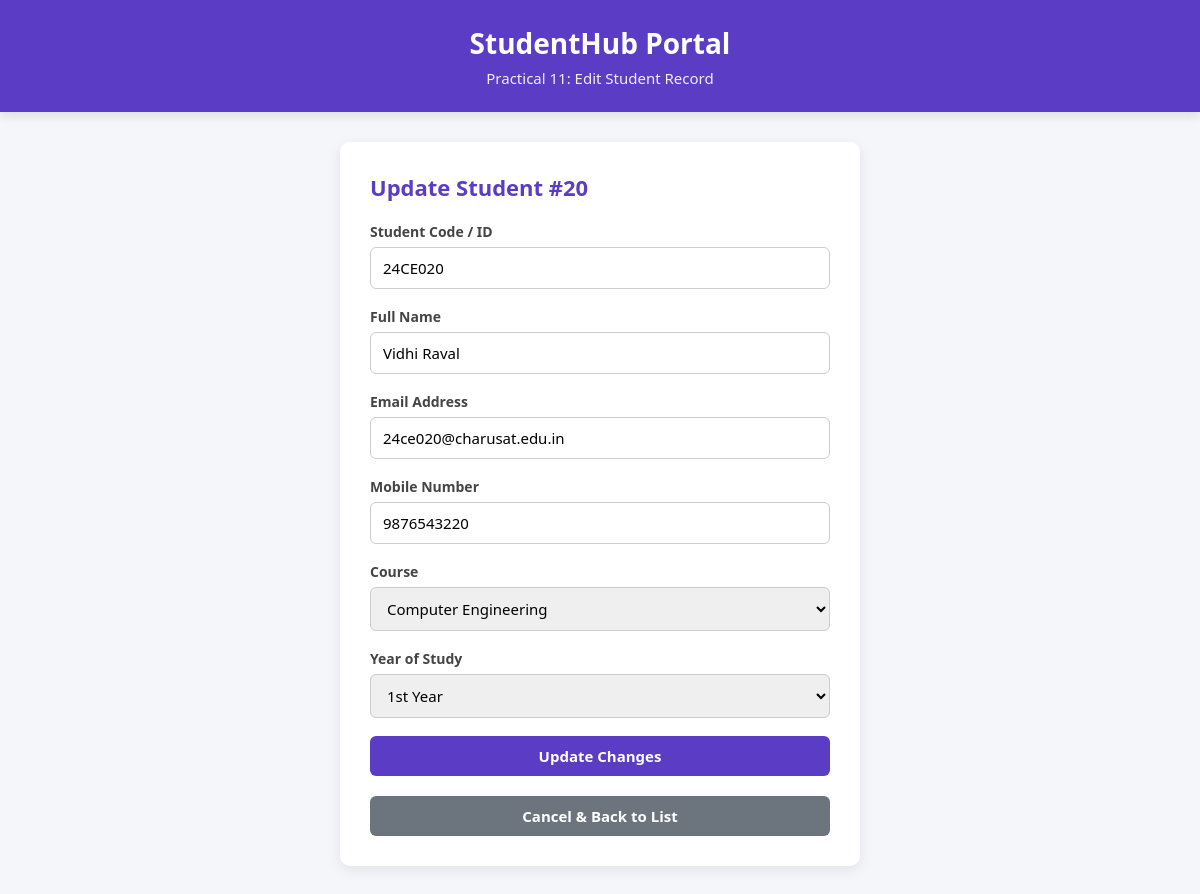
/edit_student.php?id=20, run on the app's committed database.
### tables this page shows
CREATE TABLE IF NOT EXISTS students (
    student_id INT AUTO_INCREMENT PRIMARY KEY,
    student_code VARCHAR(20) NOT NULL UNIQUE,
    name VARCHAR(100) NOT NULL,
    email VARCHAR(100) NOT NULL UNIQUE,
    mobile VARCHAR(20) NOT NULL,
    course VARCHAR(50) NOT NULL,
    year VARCHAR(20) NOT NULL,
    created_at TIMESTAMP DEFAULT CURRENT_TIMESTAMP
);

### edit_student.php (the view, shortened to what this page needs)
<?php
require_once "db.php";
$id = intval($_GET["id"] ?? 0);
$stmt = $conn->prepare("SELECT * FROM students WHERE student_id = ?");
$stmt->bind_param("i", $id);
$stmt->execute();
$student = $stmt->get_result()->fetch_assoc();
?>
<!DOCTYPE html>
<html lang="en">
<head>
    <link rel="stylesheet" href="style.css">
</head>
<body>
    <div class="header">
        <h1>StudentHub Portal</h1>
        <p>Practical 11: Edit Student Record</p>
    </div>
    <div class="container">
        <div class="card">
            <h2>Update Student #<?php echo $id; ?></h2>
            <form action="edit_student.php?id=<?php echo $id; ?>" method="POST">
                <div class="form-group">
                    <label for="student_code">Student Code / ID</label>
                    <input type="text" id="student_code" name="student_code" value="<?php echo htmlspecialchars($student["student_code"]); ?>" required>
                </div>
                <div class="form-group">
                    <label for="name">Full Name</label>
                    <input type="text" id="name" name="name" value="<?php echo htmlspecialchars($student["name"]); ?>" required>
                </div>
                <div class="form-group">
                    <label for="email">Email Address</label>
                    <input type="email" id="email" name="email" value="<?php echo htmlspecialchars($student["email"]); ?>" required>
                </div>
                <div class="form-group">
                    <label for="mobile">Mobile Number</label>
                    <input type="tel" id="mobile" name="mobile" value="<?php echo htmlspecialchars($student["mobile"]); ?>" maxlength="10" required>
                </div>
                <div class="form-group">
                    <label for="course">Course</label>
                    <select id="course" name="course" required>
                        <option value="Computer Engineering" <?php echo $student["course"] === "Computer Engineering" ? "selected" : ""; ?>>Computer Engineering</option>
                    </select>
                </div>
                <div class="form-group">
                    <label for="year">Year of Study</label>
                    <select id="year" name="year" required>
                        <option value="1st Year" <?php echo $student["year"] === "1st Year" ? "selected" : ""; ?>>1st Year</option>
                    </select>
                </div>
                <button type="submit" class="btn btn-primary">Update Changes</button>
            </form>
            <div class="footer-links">
                <a href="index.php" class="btn btn-secondary">Cancel & Back to List</a>
            </div>
        </div>
    </div>
</body>
</html>

### style.css (style rules this page uses)
* { margin: 0; padding: 0; box-sizing: border-box; font-family: "Segoe UI", Tahoma, Geneva, Verdana, sans-serif; }
body { background-color: #f4f6f9; color: #333333; padding-bottom: 40px; }
.header { background-color: #5b3cc4; color: #ffffff; padding: 24px 20px; text-align: center; box-shadow: 0 4px 10px rgba(0, 0, 0, 0.1); }
.header h1 { font-size: 28px; margin-bottom: 6px; }
.header p { font-size: 15px; opacity: 0.9; }
.container { max-width: 550px; margin: 30px auto; padding: 0 15px; }
.card { background: #ffffff; padding: 30px; border-radius: 10px; box-shadow: 0 4px 14px rgba(0, 0, 0, 0.08); }
.card h2 { color: #5b3cc4; margin-bottom: 20px; font-size: 22px; }
.form-group { margin-bottom: 18px; }
label { display: block; margin-bottom: 6px; font-weight: 600; font-size: 14px; color: #444444; }
input[type="text"], input[type="email"], input[type="tel"], select { width: 100%; padding: 10px 12px; border: 1px solid #cccccc; border-radius: 6px; font-size: 15px; outline: none; transition: border-color 0.2s; }
.btn { display: inline-block; padding: 10px 20px; border-radius: 6px; font-size: 15px; font-weight: 600; text-decoration: none; text-align: center; cursor: pointer; border: none; transition: 0.2s; }
.btn-primary { background-color: #5b3cc4; color: #ffffff; width: 100%; }
.btn-secondary { background-color: #6c757d; color: #ffffff; }
.footer-links { margin-top: 20px; text-align: center; }
.footer-links .btn { width: 100%; }

### data on the page
students: student_code "24CE020", name "Vidhi Raval", email "24ce020@charusat.edu.in", mobile "9876543220", course "Computer Engineering", year "1st Year"

### other printed values
$id "20"
